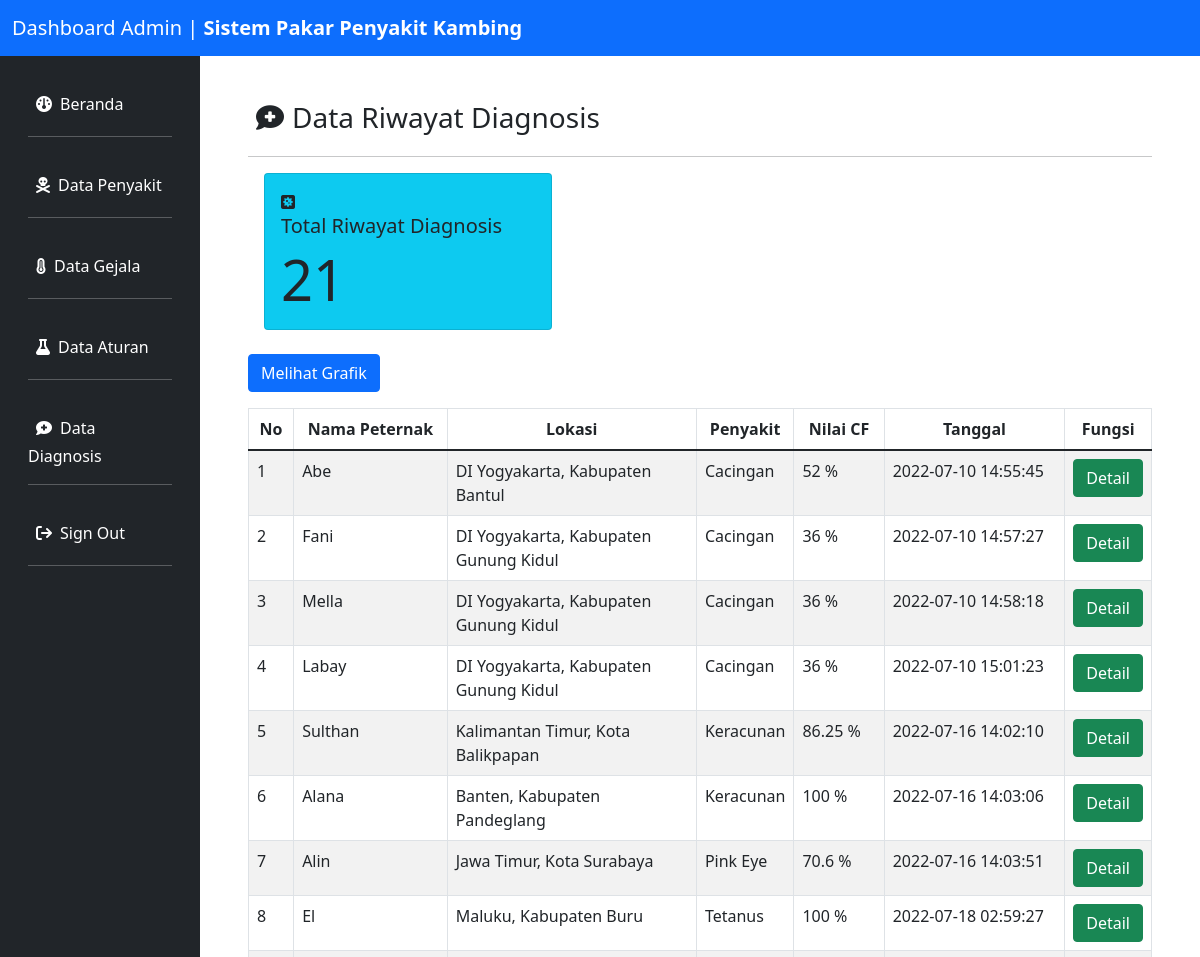
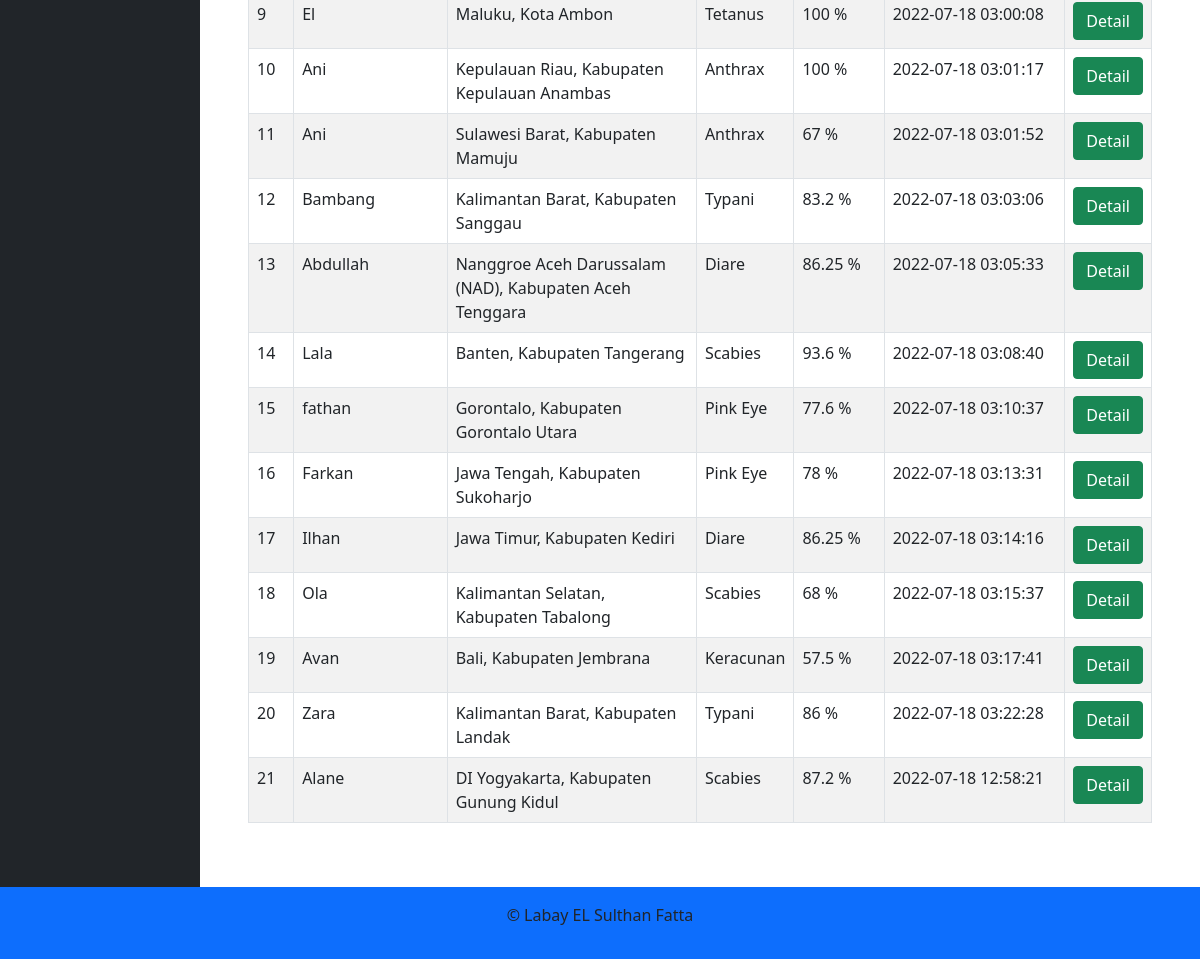
Screenshot of /admin/dataLog.php with the database file from the repository (2 pictures, top to bottom).
### tables this page shows
CREATE TABLE `log_hasil` (
  `id_log` int(5) NOT NULL,
  `nama_peternak` varchar(50) NOT NULL,
  `tanggal` varchar(50) NOT NULL,
  `penyakit` text NOT NULL,
  `gejala` text NOT NULL,
  `provinsi` varchar(50) NOT NULL,
  `kabupaten` varchar(100) NOT NULL,
  `hasil_id` varchar(50) NOT NULL,
  `nilai` varchar(10) NOT NULL
);

CREATE TABLE `penyakit_tbl` (
  `id_penyakit` varchar(10) NOT NULL,
  `penyakit_nama` varchar(100) NOT NULL,
  `gambar` text NOT NULL,
  `penyakit_penjelasan` text NOT NULL,
  `penaykit_penanganan` text NOT NULL
);

### admin/dataLog.php (the view, shortened to what this page needs)
<!DOCTYPE html>
<html lang="en">
<head>
    <link rel="stylesheet" href="../css/bootstrap/css/bootstrap.min.css">
    <link rel="stylesheet" href="../css/style.css">
</head>
<body class="container-fluid">
    <?php include('headerdas.php'); ?>
    <div class="row no-gutters mt-5">
        <div class="col-md-2 bg-dark mt-2 pr-3 pt-4">
            <?php include('sidebardas.php') ?>
        </div>
        <div class="col-md-10 p-5 pt-10">
            <?php
              if(isset($_GET['aksi'])){
                switch($_GET['aksi']){
                    case 'detail' :
                        detail($conn);
                        break;
                    default:
                        show_data($conn);
                }
            }
            else{
                show_data($conn);
            }
            ?>
        </div>
    </div>
    <?php function show_data($conn){ ?>
      <h3><i class="fa-solid fa-comment-medical m-lg-2"></i>Data Riwayat Diagnosis<hr></h3>
            <div class="card bg-info m-lg-3" style="width: 18rem;">
                <div class="card-body">
                  <div class="div card-body-icon">
                    <i class="fa-solid fa-square-virus"></i>
                  </div>
                  <h5 class="card-title">Total Riwayat Diagnosis</h5>
                  <div class="display-4">
                    <?php
                      $query = mysqli_query($conn, "SELECT * FROM log_hasil");
                      $jumlah = mysqli_num_rows($query);
                      if($jumlah > 0){
                        echo $jumlah;
                      }
                      else{
                        echo "0";
                      }
                    ?>
                  </div>
                </div>
            </div>
            <a href="grafik.php"><button type="button" class="btn btn-primary mt-2 mb-3">Melihat Grafik</button></a>
            <table class="table table-striped table-hover table-bordered">
                <thead>
                    <tr>
                        <th scope="col" class="text-center" width=5%>No</th>
                        <th scope="col" class="text-center">Nama Peternak</th>
                        <th scope="col" class="text-center">Lokasi</th>
                        <th scope="col" class="text-center">Penyakit</th>
                        <th scope="col" class="text-center" width=10%>Nilai CF</th>
                        <th scope="col" class="text-center" width=20%>Tanggal</th>
                        <th scope="col" class="text-center">Fungsi</th>
                    </tr>
                </thead>
                <tbody>
                  <?php
                    if($jumlah == 0){
                      echo "<tr>
                          <td class='text-center' colspan='7'>Tidak ada data yang tersimpan</td>
                        </tr>";
                    }else {
                      $no = 0;
                      $query = mysqli_query($conn, "SELECT * FROM log_hasil INNER JOIN penyakit_tbl ON penyakit_tbl.id_penyakit = log_hasil.hasil_id");
                      while($data = mysqli_fetch_array($query)){ $no++; ?>
                        <tr>
                          <td ><?= $no; ?></td>
                          <td width=17%><?= $data['nama_peternak']; ?></td>
                          <td><?= $data['provinsi'].', '.$data['kabupaten'] ?></td>
                          <td><?= $data['penyakit_nama']; ?></td>
                          <td><?= $data['nilai']; ?> %</td>
                          <td><?= $data['tanggal']; ?></td>
                          <td width=5%><a href="dataLog.php?aksi=detail&id=<?= $data['id_log']; ?>"><button type="button" class="btn btn-success">Detail</button></a></td>
                        </tr>
                   <?php }} ?>
                </tbody>
            </table>
    <?php } ?>
    <div class="row bg-primary flex-column">
        <div class="py-3 text-center">
          <p>&copy; Labay EL Sulthan Fatta</p>
          </div>
      </div>
</body>
</html>

### css/style.css (style rules this page uses)
* { margin: 0; padding: 0; list-style: none; text-decoration: none; }

### rows the page displays
log_hasil: nama_peternak "Abe", provinsi "DI Yogyakarta", kabupaten "Kabupaten Bantul", penyakit_tbl.penyakit_nama "Cacingan", nilai "52", tanggal "2022-07-10 14:55:45"
log_hasil: nama_peternak "Fani", provinsi "DI Yogyakarta", kabupaten "Kabupaten Gunung Kidul", penyakit_tbl.penyakit_nama "Cacingan", nilai "36", tanggal "2022-07-10 14:57:27"
log_hasil: nama_peternak "Mella", provinsi "DI Yogyakarta", kabupaten "Kabupaten Gunung Kidul", penyakit_tbl.penyakit_nama "Cacingan", nilai "36", tanggal "2022-07-10 14:58:18"
log_hasil: nama_peternak "Labay", provinsi "DI Yogyakarta", kabupaten "Kabupaten Gunung Kidul", penyakit_tbl.penyakit_nama "Cacingan", nilai "36", tanggal "2022-07-10 15:01:23"
log_hasil: nama_peternak "Sulthan", provinsi "Kalimantan Timur", kabupaten "Kota Balikpapan", penyakit_tbl.penyakit_nama "Keracunan", nilai "86.25", tanggal "2022-07-16 14:02:10"
log_hasil: nama_peternak "Alana", provinsi "Banten", kabupaten "Kabupaten Pandeglang", penyakit_tbl.penyakit_nama "Keracunan", nilai "100", tanggal "2022-07-16 14:03:06"
log_hasil: nama_peternak "Alin", provinsi "Jawa Timur", kabupaten "Kota Surabaya", penyakit_tbl.penyakit_nama "Pink Eye", nilai "70.6", tanggal "2022-07-16 14:03:51"
log_hasil: nama_peternak "El", provinsi "Maluku", kabupaten "Kabupaten Buru", penyakit_tbl.penyakit_nama "Tetanus", nilai "100", tanggal "2022-07-18 02:59:27"
log_hasil: nama_peternak "El", provinsi "Maluku", kabupaten "Kota Ambon", penyakit_tbl.penyakit_nama "Tetanus", nilai "100", tanggal "2022-07-18 03:00:08"
log_hasil: nama_peternak "Ani", provinsi "Kepulauan Riau", kabupaten "Kabupaten Kepulauan Anambas", penyakit_tbl.penyakit_nama "Anthrax", nilai "100", tanggal "2022-07-18 03:01:17"
log_hasil: nama_peternak "Ani", provinsi "Sulawesi Barat", kabupaten "Kabupaten Mamuju", penyakit_tbl.penyakit_nama "Anthrax", nilai "67", tanggal "2022-07-18 03:01:52"
log_hasil: nama_peternak "Bambang", provinsi "Kalimantan Barat", kabupaten "Kabupaten Sanggau", penyakit_tbl.penyakit_nama "Typani", nilai "83.2", tanggal "2022-07-18 03:03:06"
log_hasil: nama_peternak "Abdullah", provinsi "Nanggroe Aceh Darussalam (NAD)", kabupaten "Kabupaten Aceh Tenggara", penyakit_tbl.penyakit_nama "Diare", nilai "86.25", tanggal "2022-07-18 03:05:33"
log_hasil: nama_peternak "Lala", provinsi "Banten", kabupaten "Kabupaten Tangerang", penyakit_tbl.penyakit_nama "Scabies", nilai "93.6", tanggal "2022-07-18 03:08:40"
log_hasil: nama_peternak "fathan", provinsi "Gorontalo", kabupaten "Kabupaten Gorontalo Utara", penyakit_tbl.penyakit_nama "Pink Eye", nilai "77.6", tanggal "2022-07-18 03:10:37"
log_hasil: nama_peternak "Farkan", provinsi "Jawa Tengah", kabupaten "Kabupaten Sukoharjo", penyakit_tbl.penyakit_nama "Pink Eye", nilai "78", tanggal "2022-07-18 03:13:31"
log_hasil: nama_peternak "Ilhan", provinsi "Jawa Timur", kabupaten "Kabupaten Kediri", penyakit_tbl.penyakit_nama "Diare", nilai "86.25", tanggal "2022-07-18 03:14:16"
log_hasil: nama_peternak "Ola", provinsi "Kalimantan Selatan", kabupaten "Kabupaten Tabalong", penyakit_tbl.penyakit_nama "Scabies", nilai "68", tanggal "2022-07-18 03:15:37"
log_hasil: nama_peternak "Avan", provinsi "Bali", kabupaten "Kabupaten Jembrana", penyakit_tbl.penyakit_nama "Keracunan", nilai "57.5", tanggal "2022-07-18 03:17:41"
log_hasil: nama_peternak "Zara", provinsi "Kalimantan Barat", kabupaten "Kabupaten Landak", penyakit_tbl.penyakit_nama "Typani", nilai "86", tanggal "2022-07-18 03:22:28"
log_hasil: nama_peternak "Alane", provinsi "DI Yogyakarta", kabupaten "Kabupaten Gunung Kidul", penyakit_tbl.penyakit_nama "Scabies", nilai "87.2", tanggal "2022-07-18 12:58:21"

### other values shown
$jumlah "21"
